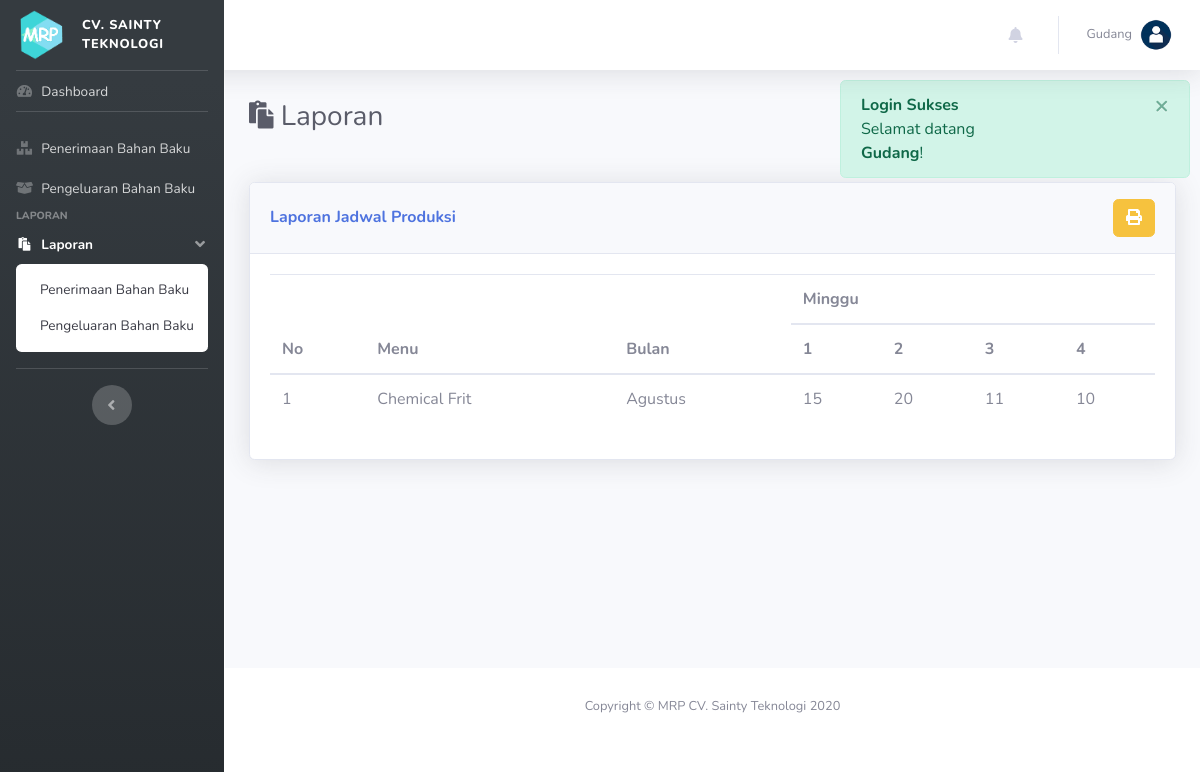
The app's page /index.php?p=laporan&ket=jadwal_produksi (signed in), older data.
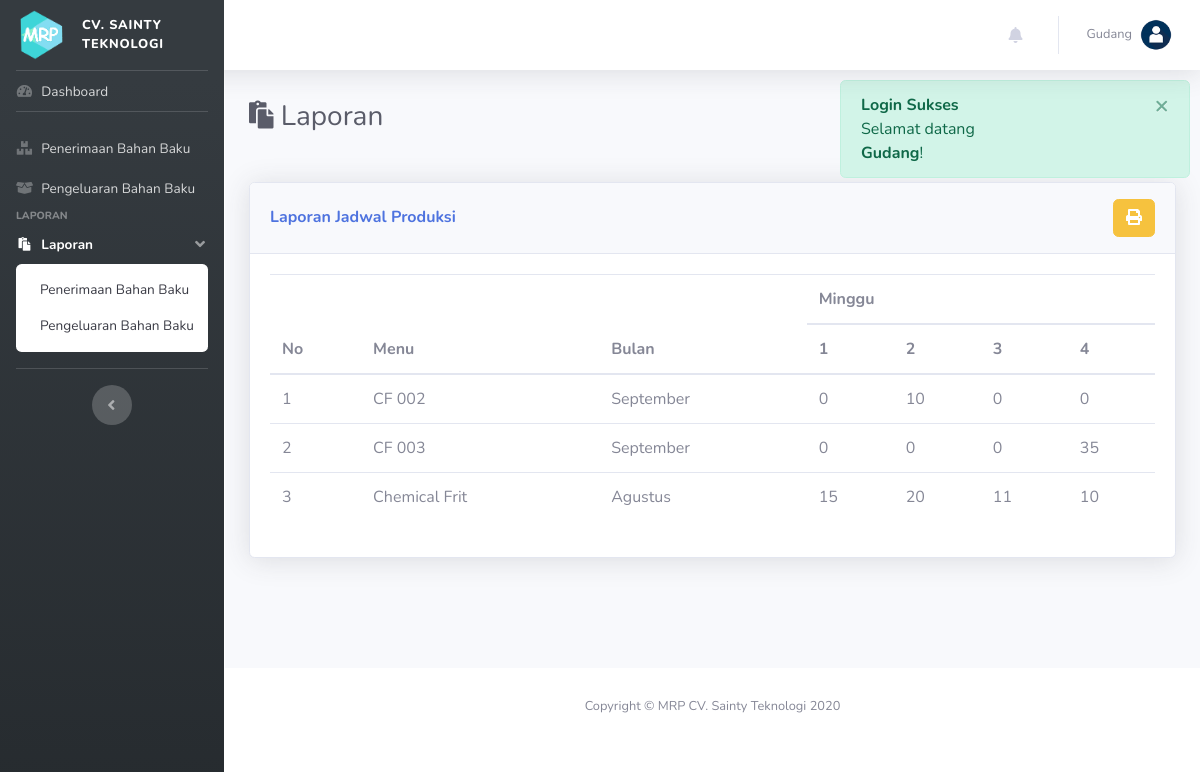
The same page, newer data.
### tables this page shows
CREATE TABLE IF NOT EXISTS `mps` (
  `id_mps` int(11) NOT NULL AUTO_INCREMENT,
  `id_bom` int(11) DEFAULT NULL,
  `bulan` date DEFAULT NULL,
  `M1` int(11) DEFAULT NULL,
  `M2` int(11) DEFAULT NULL,
  `M3` int(11) DEFAULT NULL,
  `M4` int(11) DEFAULT NULL,
  PRIMARY KEY (`id_mps`),
  KEY `id_bom` (`id_bom`),
  CONSTRAINT `FK_mps_bom` FOREIGN KEY (`id_bom`) REFERENCES `bom` (`id_bom`) ON DELETE CASCADE ON UPDATE CASCADE
);

CREATE TABLE IF NOT EXISTS `bom` (
  `id_bom` int(11) NOT NULL AUTO_INCREMENT,
  `nama_bom` varchar(200) DEFAULT NULL,
  `satuan` varchar(50) DEFAULT NULL,
  `jumlah` double DEFAULT NULL,
  `LT` int(11) DEFAULT NULL,
  PRIMARY KEY (`id_bom`) USING BTREE
);

### config/koneksi.php (called while the page is built, shortened)
<?php
	function get_bulan($bln=''){
		$bulan = ["",
					"January",
					"Februari",
					"Maret",
					"April",
					"Mei",
					"Juni",
					"Juli",
					"Agustus",
					"September",
					"Oktober",
					"November",
					"Desember",
				];
		unset($bulan[0]);
		if($bln!=''){
			return $bulan[$bln];
		}else{
			return $bulan;
		}
	}
?>

### pages/laporan/jadwal_produksi.php (the view)
<table class="table">
    <thead>
        <tr>
            <th rowspan="2">No</th>
            <th rowspan="2">Menu</th>
            <th rowspan="2">Bulan</th>
            <th colspan="4">Minggu</th>
        </tr>
        <tr>
            <th>1</th>
            <th>2</th>
            <th>3</th>
            <th>4</th>
        </tr>
    </thead>
    <tbody>
    <?php
        $i=0;
        $sql = "SELECT * FROM mps a JOIN bom b ON a.id_bom = b.id_bom ORDER BY bulan DESC";
        $q = mysqli_query($con, $sql);
        while($row = mysqli_fetch_array($q)):
    ?>
        <tr>
            <td><?= ++$i; ?></td>
            <td><?= $row['nama_bom']; ?></td>
            <td><?= get_bulan((int)date("m", strtotime($row['bulan']))); ?></td>
            <td><?= $row['M1']; ?></td>
            <td><?= $row['M2']; ?></td>
            <td><?= $row['M3']; ?></td>
            <td><?= $row['M4']; ?></td>
        </tr>
    <?php endwhile; ?>
    </tbody>
</table>

### templates/sidebar.php (shortened to what this page needs)
<?php
$akses = [
            [8, 81, 82, 83, 84, 85, 86],
            [0, 1, 2, 3, 4, 8, 81, 82, 83, 84, 85, 86],
            [6, 7, 8, 82, 83],
            [5, 8, 84, 85],
            [8, 86],
            [0, 1, 2, 3, 4, 8, 81, 82, 83, 84, 85, 86, 9]
        ];
?>
    <li class="nav-item" id="home">
        <a class="nav-link" href="index.php">
            <i class="fas fa-fw fa-tachometer-alt"></i>
            <span>Dashboard</span>
        </a>
    </li>
    <hr class="sidebar-divider">
    <?php foreach($menu as $k => $v): ?>
        <?php if(in_array($v['menu'][0]['id'], $akses[$_SESSION['type']])): ?>
        <div class="sidebar-heading">
            <?= $v['group']; ?>
        </div>
        <?php endif; ?>
        <?php foreach($v['menu'] as $a => $b): ?>
            <?php if(in_array($b['id'], $akses[$_SESSION['type']])): ?>
                <?php if($b['type']==0): ?>
                    <li class="nav-item" id="<?= str_replace(".php", "", $b['pages']); ?>">
                        <a class="nav-link" href="<?= $b['link']; ?>">
                            <i class="<?= $b['icon']; ?>"></i>
                            <span><?= $b['text']; ?></span>
                        </a>
                    </li>
                <?php else: ?>
                    <li class="nav-item" id="<?= str_replace(".php", "", $b['pages']); ?>">
                        <a class="nav-link" href="#" data-toggle="collapse" data-target="#collapseLaporan" aria-expanded="true" aria-controls="collapseLaporan">
                            <i class="<?= $b['icon']; ?>"></i>
                            <span><?= $b['text']; ?></span>
                        </a>
                        <div id="collapseLaporan" class="collapse" aria-labelledby="headingTwo" data-parent="#accordionSidebar" style="">
                            <div class="bg-white py-2 collapse-inner rounded">
                                <?php foreach($b['child'] as $x => $z):?>
                                    <?php if(in_array($z['id'], $akses[$_SESSION['type']])): ?>
                                    <a class="collapse-item subnav" id="<?= str_replace(".php", "", $z['pages']);?>" href="<?= $b['link'].$z['link'];?>"><?= $z['text']; ?></a>
                                    <?php endif; ?>
                                <?php endforeach; ?>
                            </div>
                        </div>
                    </li>
                <?php endif; ?>
            <?php endif; ?>
        <?php endforeach; ?>
    <?php endforeach; ?>

Row changes from the older to the newer data that the page shows:
added mps: id_bom.nama_bom "CF 002", bulan "September", M1 "0", M2 "10", M3 "0", M4 "0"
added mps: id_bom.nama_bom "CF 003", bulan "September", M1 "0", M2 "0", M3 "0", M4 "35"
